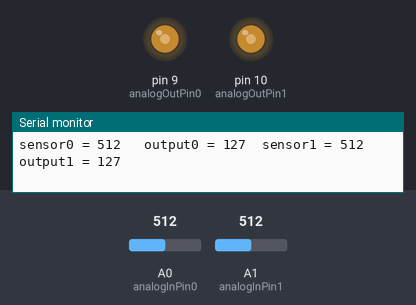
A sketch run on a simulated Arduino Uno, built with avr-gcc and run on an emulated ATmega328P. Shown: output pins drawn as LEDs (lit = HIGH), the last lines printed to the serial monitor. The test bench sets the inputs (shaded band); at power-on: A1 (analogInPin1) = 512, A0 (analogInPin0) = 512.

Above: at 1.2 s.
1.3 s: A1 (analogInPin1) set to 410
At 2.2 s:
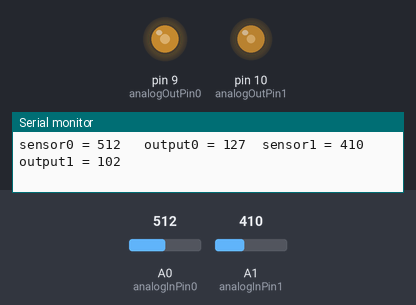
4.3 s: A1 (analogInPin1) set to 393
At 4.7 s:
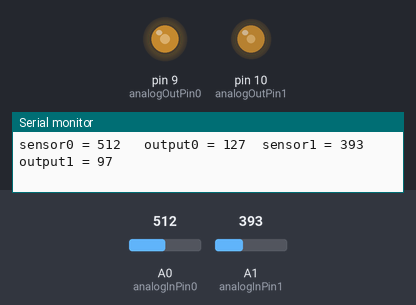
7.3 s: A0 (analogInPin0) set to 411
At 8.8 s:
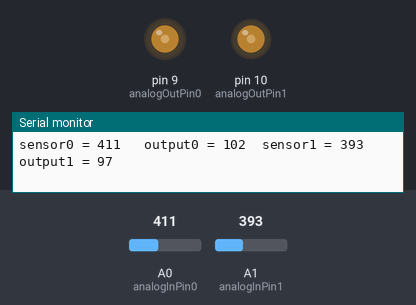
10.3 s: A0 (analogInPin0) set to 393
At 10.6 s:
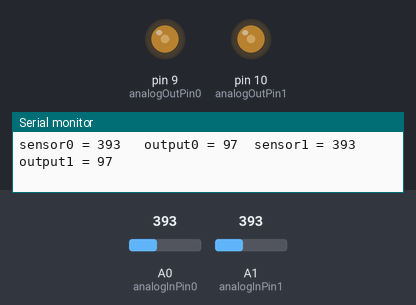
13.3 s: A0 (analogInPin0) set to 716
At 13.8 s:
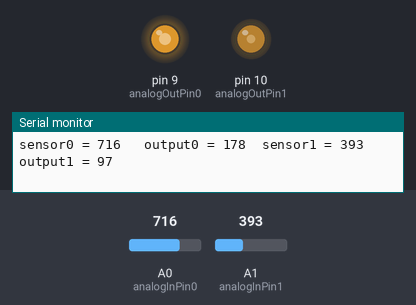
14.8 s: A1 (analogInPin1) set to 108
At 15.2 s:
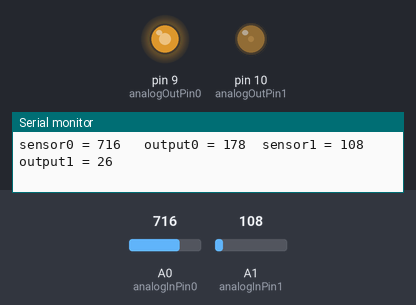
16.3 s: A1 (analogInPin1) set to 94
Timing chart, 0 to 19.3 s (numbered marks = the images above; inputs shaded):
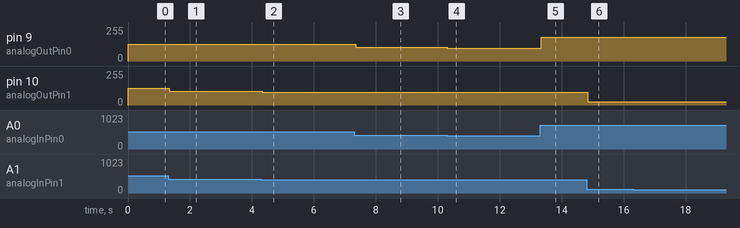

Measured:
- after the input at 1.3 s, pin 10 (analogOutPin1): 127/255 → 102/255 at once
- after the input at 4.3 s, pin 10 (analogOutPin1): 102/255 → 97/255 at once
- after the input at 7.3 s, pin 9 (analogOutPin0): 127/255 → 102/255 after 0.06 s
- after the input at 10.3 s, pin 9 (analogOutPin0): 102/255 → 97/255 at once
- after the input at 13.3 s, pin 9 (analogOutPin0): 97/255 → 178/255 at once
- after the input at 14.8 s, pin 10 (analogOutPin1): 97/255 → 26/255 at once
- after the input at 16.3 s, pin 10 (analogOutPin1): 26/255 → 23/255 after 0.05 s

The sketch:

joystick.ino
```cpp
/*
  Analog input, analog output, serial output from a dual-axis joystick.
  Adapted from AnalogInOutSerial in the Arduino examples.

  The circuit:
  Joystick outputs connected to analog pins 0 and 1,
  with the + and gnd pins connected appropriately.
  LEDs connected to digital pins 9 and 10,
  then to ground through appropriate resistors.
 */

// The pins used:
const int analogInPin0 = A0;  // Analog input pin that the potentiometer is attached to
const int analogInPin1 = A1;  // Analog input pin that the potentiometer is attached to
const int analogOutPin0 = 9; // Analog output pin that the LED is attached to
const int analogOutPin1 = 10; // Analog output pin that the LED is attached to

void setup() {
  // initialize serial communications at 9600 bps:
  Serial.begin(9600);
}

void loop() {
  // read the analog in value:
  int sensorValue0 = analogRead(analogInPin0);
  // map it to the range of the analog out:
  int outputValue0 = map(sensorValue0, 0, 1023, 0, 255);
  // change the analog out value:
  analogWrite(analogOutPin0, outputValue0);

  // do the same for the other axis:
  int sensorValue1 = analogRead(analogInPin1);
  int outputValue1 = map(sensorValue1, 0, 1023, 0, 255);
  analogWrite(analogOutPin1, outputValue1);

  // print the results to the serial monitor:
  Serial.print("sensor0 = " );
  Serial.print(sensorValue0);
  Serial.print("\t output0 = ");
  Serial.print(outputValue0);
  Serial.print("\tsensor1 = " );
  Serial.print(sensorValue1);
  Serial.print("\t output1 = ");
  Serial.println(outputValue1);

  delay(50);
}
```
